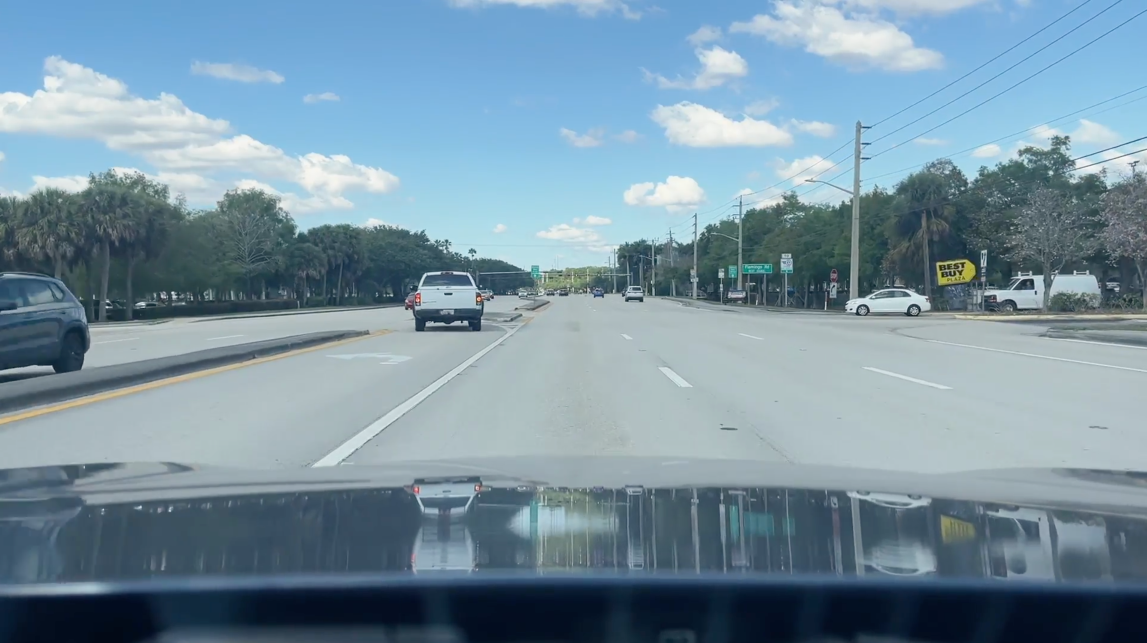
#> input picture roaddetection/image.png, 3440 x 1928 px, given in place of video.mov, which was not available (shown at 1/3 size); the run also reads 1 picture not shown here
$ python main.py
#> lines starting #> are read from the running program, lines starting #| are printed output that depends on the picture; pictures that were not available may be replaced by others from this repository, and a replacement may not be noted
import cv2
import numpy as np

leftline = rightline = None


def get_points(time):
    set1 = [[200, 525], [475, 375], [615, 375], [800, 525]]
    set2 = [[250, 525], [500, 375], [650, 375], [850, 525]]
    set3 = [[225, 525], [425, 400], [590, 400], [790, 525]]
    set4 = [[200, 525], [450, 390], [600, 390], [850, 525]]
    set5 = [[200, 525], [450, 360], [600, 360], [850, 525]]
    set6 = [[235, 525], [450, 400], [585, 400], [785, 525]]
    set7 = [[250, 450], [500, 300], [650, 300], [750, 450]]
    set8 = [[200, 480], [400, 330], [500, 330], [750, 480]]

    set9 = [[220, 525], [410, 370], [500, 370], [700, 525]]
    set10 = [[210, 500], [400, 360], [550, 360], [790, 500]]

    if 0.03 <= time <= 1.80:
        return set1
    elif 1.83 <= time <= 6.60:
        return set2
    elif 6.60 <= time <= 9.33:
        return set3
    elif 9.33 <= time <= 14.40:
        return set4
    elif 14.40 <= time <= 15.40:
        return set5
    elif 15.40 <= time <= 24.30:
        return set6
    elif 24.30 <= time <= 24.83:
        return set7
    elif 24.83 <= time <= 32.60:
        return set8

    if 32.60 <= time <= 34.00:
        return set9
    elif 34 <= time <= 39:
        return set10

    return None


# [68 lines left out: functions pers_trans, unwarp, filters, template_match, polyfit_line, not called in this run]


def get_length(x1, y1, x2, y2):
    return np.sqrt((x2 - x1) ** 2 + (y2 - y1) ** 2)

def get_midpt(x1, y1, x2, y2):
    return (int((x1+x2)/2), int((y1+y2)/2))

# [69 lines left out: function detect_lines, not called in this run]


def overlay_arrow(frame, arrow):
    height, width, _ = arrow.shape  # takes shape of arrow png

    # resize arrow to 20% of its original size
    height = int(height * 0.2);
    width = int(width * 0.2)
    arrow = cv2.resize(arrow, (height, width))

    arrow_bgr = arrow[:, :, :3]  # extract bgr channels of the arrow
    arrow_alpha = arrow[:, :, 3]  # extract the alpha (transparency) channel

    # create a designated region in the video for the arrow overlay
    # the arrow will be overlayed in the top right corner (850, 10)
    roi = frame[10:10 + height, 850:850 + width]

    # alpha channel is normalized to range from 0.0 to 1.0
    mask = arrow_alpha.astype(float) / 255.0

    # iterates through each color channel of the roi, then blends
    # it with the arrow image
    for x in range(3):
        roi[:, :, x] = (mask * arrow_bgr[:, :, x] + (1 - mask) * roi[:, :, x])
        # multiplies arrow's color channel by the alpha value, then the roi's
        # color channel by 1 - alpha value to correctly overlay the arrow

    # return final video frame with arrow overlay
    return frame


camera = cv2.VideoCapture('video.mov')
fps = camera.get(cv2.CAP_PROP_FPS)

if not camera.isOpened():
    print('failed to connect')
    exit()

while True:
    ret, frame = camera.read()
#> frame is the input picture: shape (1928, 3440, 3); mean B, G, R 161.2, 145.9, 119.9

    if not ret:
        print('failed to get frame')
        break

    frame = cv2.resize(frame, (960, 540))
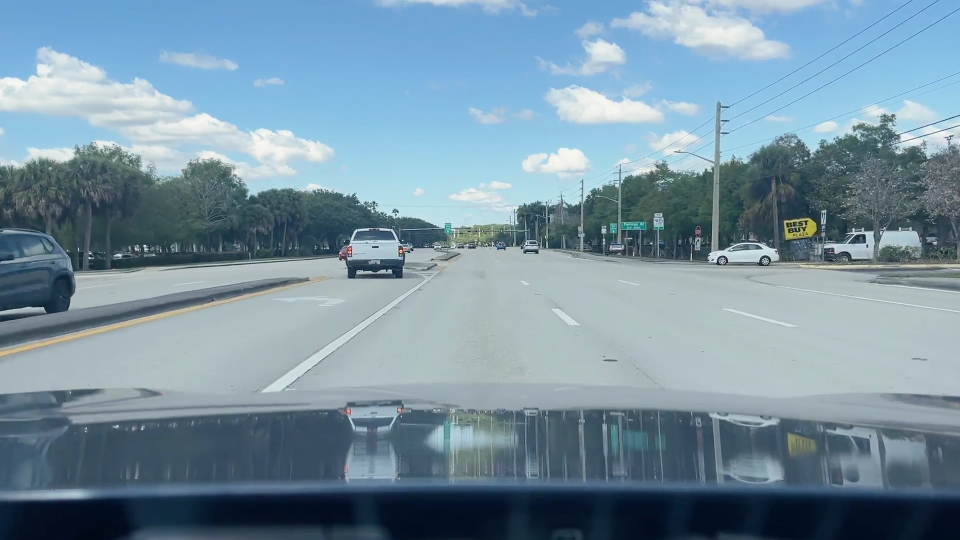
#> frame: shape (540, 960, 3); mean B, G, R 161.2, 145.9, 119.8

    frame_count = int(camera.get(cv2.CAP_PROP_POS_FRAMES))
    time = frame_count / fps

    # read arrows
    up_arrow = cv2.imread('uparrow.png', cv2.IMREAD_UNCHANGED)

    # read templates
    temp1 = cv2.imread('templates/only1_temp.png')
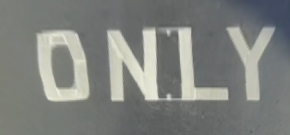
#> input picture roaddetection/templates/only1_temp.png, 290 x 135 px
#> temp1 is the input picture: shape (135, 290, 3); mean B, G, R 126.3, 130.6, 127.7
    temp2 = cv2.imread('templates/right1_temp.png')
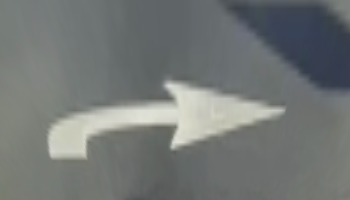
#> input picture roaddetection/templates/right1_temp.png, 350 x 200 px
#> temp2 is the input picture: shape (200, 350, 3); mean B, G, R 117.7, 119.4, 115.1
    temp3 = cv2.imread('templates/only2_temp.png')
    temp4 = cv2.imread('templates/left1_temp.png')

    templates = [temp1, temp2, temp3, temp4]

    print(f'{time:.2f}')

    points = get_points(time)
    if points is not None:
        warped = pers_trans(frame, points)
        filtered = filters(warped.copy())

        lines = detect_lines(filtered, warped.copy(), time, templates)

        unwarped = unwarp(lines, points)
        final = cv2.addWeighted(frame, 0.8, unwarped, 0.8, 0)
        final = overlay_arrow(final, up_arrow)
        cv2.imshow('warp perspective', warped)
        cv2.imshow('lines', lines)
        cv2.imshow('final', final)

    frame = overlay_arrow(frame, up_arrow)
#> in overlay_arrow, `arrow_bgr = arrow[:, :, :3]`: arrow_bgr: shape (102, 102, 3); every value is 0
#> in overlay_arrow, `arrow_alpha = arrow[:, :, 3]`:
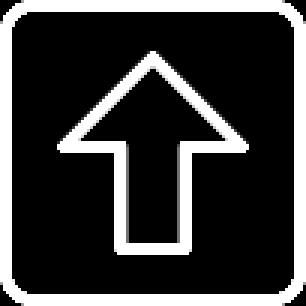
#> arrow_alpha: shape (102, 102) (shown 3 times larger); min 0, max 255, mean 59
#> in overlay_arrow, `roi = frame[10:10 + height, 850:850 + width]`:
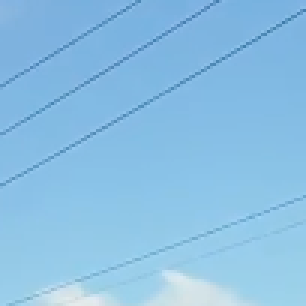
#> roi: shape (102, 102, 3) (shown 3 times larger); mean B, G, R 228, 191.8, 138.4
#> after the loop in overlay_arrow, `for x in range(3):`:
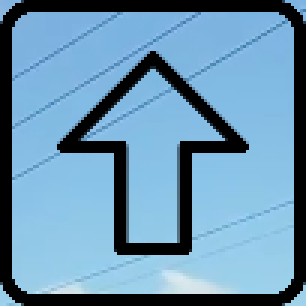
#> roi: shape (102, 102, 3) (shown 3 times larger); mean B, G, R 175.3, 147.1, 105.5
    cv2.imshow('frame', frame)

    if cv2.waitKey(1) != -1:
#> (key Esc is pressed here)
        break
